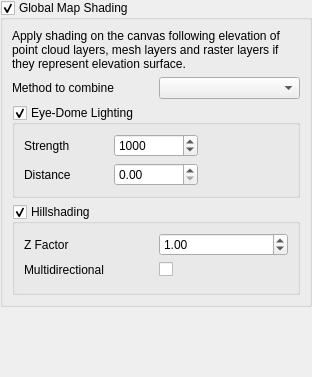
<?xml version="1.0" encoding="UTF-8"?>
<ui version="4.0">
 <class>QgsElevationShadingRendererSettingsWidget</class>
 <widget class="QWidget" name="QgsElevationShadingRendererSettingsWidget">
  <property name="geometry">
   <rect>
    <x>0</x>
    <y>0</y>
    <width>312</width>
    <height>377</height>
   </rect>
  </property>
  <property name="windowTitle">
   <string notr="true"/>
  </property>
  <layout class="QVBoxLayout" name="verticalLayout">
   <property name="leftMargin">
    <number>0</number>
   </property>
   <property name="topMargin">
    <number>0</number>
   </property>
   <property name="rightMargin">
    <number>0</number>
   </property>
   <property name="bottomMargin">
    <number>0</number>
   </property>
   <item>
    <widget class="QgsCollapsibleGroupBox" name="mShadingGroupBox">
     <property name="toolTip">
      <string/>
     </property>
     <property name="title">
      <string>Global Map Shading</string>
     </property>
     <property name="checkable">
      <bool>true</bool>
     </property>
     <layout class="QGridLayout" name="gridLayout">
      <property name="sizeConstraint">
       <enum>QLayout::SetMinimumSize</enum>
      </property>
      <item row="4" column="0" colspan="2">
       <widget class="QgsCollapsibleGroupBox" name="mHillshadingGroupBox">
        <property name="title">
         <string>Hillshading</string>
        </property>
        <property name="checkable">
         <bool>true</bool>
        </property>
        <layout class="QGridLayout" name="gridLayout_6" rowstretch="0,0,0">
         <property name="sizeConstraint">
          <enum>QLayout::SetMinimumSize</enum>
         </property>
         <item row="0" column="0">
          <widget class="QLabel" name="mHillshadingZFactorLabel">
           <property name="text">
            <string>Z Factor</string>
           </property>
          </widget>
         </item>
         <item row="1" column="0">
          <widget class="QLabel" name="mHillshadingMultidirLabel">
           <property name="text">
            <string>Multidirectional</string>
           </property>
          </widget>
         </item>
         <item row="0" column="1">
          <widget class="QgsDoubleSpinBox" name="mHillshadingZFactorSpinBox">
           <property name="toolTip">
            <string>Vertical exageration for hillshading</string>
           </property>
           <property name="maximum">
            <double>9999999999999999455752309870428160.000000000000000</double>
           </property>
           <property name="value">
            <double>1.000000000000000</double>
           </property>
          </widget>
         </item>
         <item row="1" column="1">
          <widget class="QCheckBox" name="mHillshadingMultidirCheckBox">
           <property name="toolTip">
            <string>Use multidirectional lights instead of the specified azimuth for hillshading.</string>
           </property>
           <property name="text">
            <string/>
           </property>
           <property name="tristate">
            <bool>false</bool>
           </property>
          </widget>
         </item>
         <item row="2" column="0" colspan="2">
          <widget class="QgsDirectionalLightWidget" name="mDirectionalLightWidget" native="true"/>
         </item>
        </layout>
       </widget>
      </item>
      <item row="0" column="0" colspan="2">
       <widget class="QLabel" name="label_4">
        <property name="text">
         <string>Apply shading on the canvas following elevation of point cloud layers, mesh layers and raster layers if they represent elevation surface.</string>
        </property>
        <property name="wordWrap">
         <bool>true</bool>
        </property>
       </widget>
      </item>
      <item row="1" column="0">
       <widget class="QLabel" name="label_3">
        <property name="text">
         <string>Method to combine </string>
        </property>
       </widget>
      </item>
      <item row="3" column="0" colspan="2">
       <widget class="QgsCollapsibleGroupBox" name="mEdlGroupBox">
        <property name="title">
         <string>Eye-Dome Lighting</string>
        </property>
        <property name="checkable">
         <bool>true</bool>
        </property>
        <layout class="QGridLayout" name="gridLayout_5">
         <item row="0" column="1">
          <widget class="QgsDoubleSpinBox" name="mEdlStrengthSpinBox">
           <property name="toolTip">
            <string>Adjusts how strong the added shading will be. Greater values mean stronger effect.</string>
           </property>
           <property name="decimals">
            <number>0</number>
           </property>
           <property name="maximum">
            <double>999999999999.000000000000000</double>
           </property>
           <property name="singleStep">
            <double>100.000000000000000</double>
           </property>
           <property name="value">
            <double>1000.000000000000000</double>
           </property>
          </widget>
         </item>
         <item row="1" column="1">
          <widget class="QgsDoubleSpinBox" name="mEdlDistanceSpinBox">
           <property name="toolTip">
            <string>Distance away from the original pixel to sample neighbors.</string>
           </property>
          </widget>
         </item>
         <item row="1" column="0">
          <widget class="QLabel" name="label_2">
           <property name="text">
            <string>Distance</string>
           </property>
          </widget>
         </item>
         <item row="0" column="0">
          <widget class="QLabel" name="label">
           <property name="text">
            <string>Strength</string>
           </property>
          </widget>
         </item>
         <item row="1" column="2">
          <widget class="QgsUnitSelectionWidget" name="mEdlDistanceUnit" native="true"/>
         </item>
        </layout>
       </widget>
      </item>
      <item row="1" column="1">
       <widget class="QComboBox" name="mCombineMethodCombo"/>
      </item>
     </layout>
    </widget>
   </item>
   <item>
    <spacer name="verticalSpacer">
     <property name="orientation">
      <enum>Qt::Vertical</enum>
     </property>
     <property name="sizeHint" stdset="0">
      <size>
       <width>20</width>
       <height>40</height>
      </size>
     </property>
    </spacer>
   </item>
  </layout>
 </widget>
 <customwidgets>
  <customwidget>
   <class>QgsDoubleSpinBox</class>
   <extends>QDoubleSpinBox</extends>
   <header>qgsdoublespinbox.h</header>
  </customwidget>
  <customwidget>
   <class>QgsCollapsibleGroupBox</class>
   <extends>QGroupBox</extends>
   <header>qgscollapsiblegroupbox.h</header>
   <container>1</container>
  </customwidget>
  <customwidget>
   <class>QgsUnitSelectionWidget</class>
   <extends>QWidget</extends>
   <header>qgsunitselectionwidget.h</header>
   <container>1</container>
  </customwidget>
  <customwidget>
   <class>QgsDirectionalLightWidget</class>
   <extends>QWidget</extends>
   <header>qgsdirectionallightwidget.h</header>
   <container>1</container>
  </customwidget>
 </customwidgets>
 <resources/>
 <connections/>
</ui>
